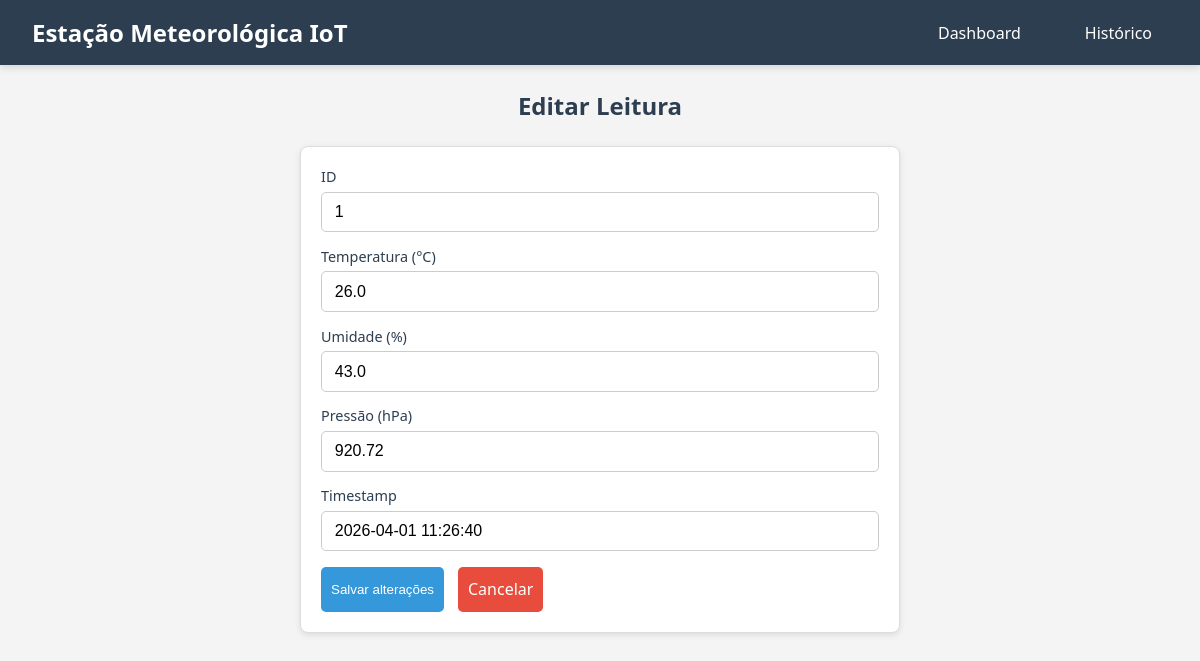
The app's page /editar/1, older data.
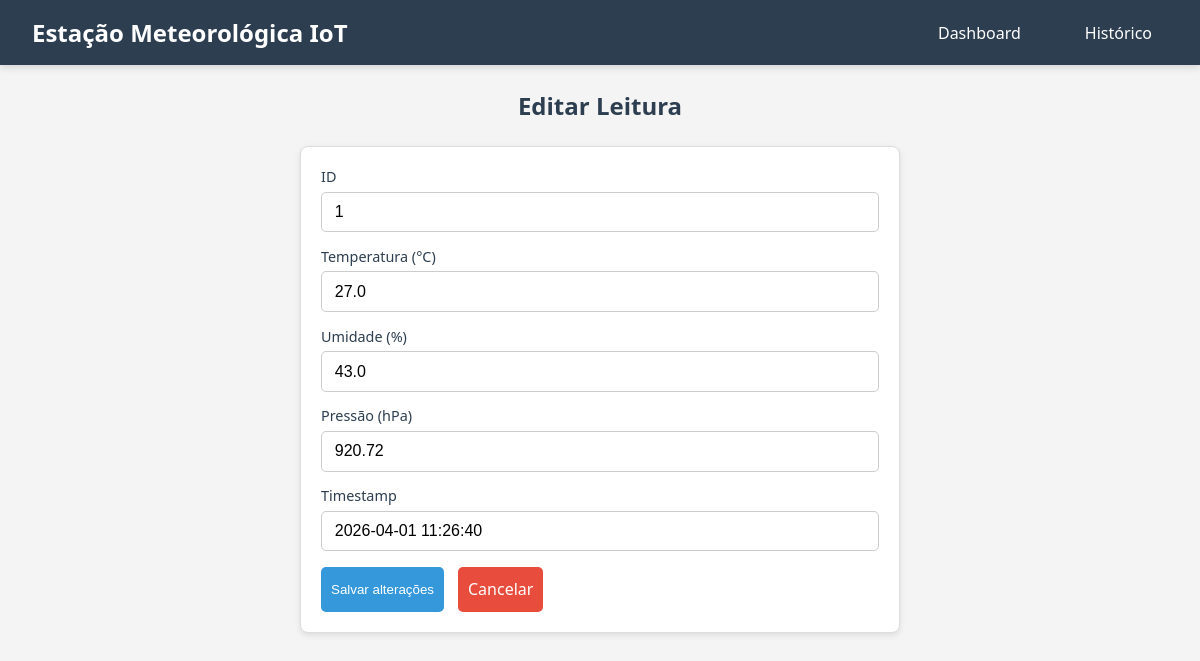
The same page, newer data.
### tables this page shows
CREATE TABLE leituras (
    id INTEGER PRIMARY KEY AUTOINCREMENT,
    temperatura REAL NOT NULL,
    umidade REAL NOT NULL,
    pressao REAL,
    localizacao TEXT DEFAULT 'Lab',
    timestamp DATETIME DEFAULT (datetime('now','localtime'))
);

### app.py (the view, shortened to what this page needs)
@app.route('/editar/<int:id>', methods=['GET', 'POST'])
def editar(id):
    leitura = buscar_leitura(id)
    if not leitura:
        return 'Leitura não encontrada', 404
    return render_template('editar.html', leitura=leitura)

### app.py (called while the page is built)
@app.after_request
def add_cors_headers(response):
    response.headers["Access-Control-Allow-Origin"] = "*"
    response.headers["Access-Control-Allow-Methods"] = "GET, POST, PUT, DELETE, OPTIONS"
    response.headers["Access-Control-Allow-Headers"] = "Content-Type, Authorization"
    return response

### database.py (called while the page is built)
def get_db_connection():
    conn = sqlite3.connect('dados.db', timeout=10)
    conn.execute('PRAGMA journal_mode=WAL;')
    conn.execute('PRAGMA busy_timeout=5000;')
    conn.row_factory = sqlite3.Row
    return conn

def buscar_leitura(id):
    conn = get_db_connection()
    leitura = conn.execute('SELECT * FROM leituras WHERE id = ?', (id,)).fetchone()
    conn.close()
    return leitura

### templates/editar.html (shortened to what this page needs)
<!DOCTYPE html>
<html lang="pt-br">
<head>
    <link rel="stylesheet" href="../static/css/style.css">
</head>
<body>
    <nav class="navbar">
        <div class="navbar-container">
            <div class="navbar-title">
                <h1>Estação Meteorológica IoT</h1>
            </div>
            <ul class="navbar-menu">
                <li><a href="/dashboard" class="nav-link">Dashboard</a></li>
                <li><a href="/historico" class="nav-link">Histórico</a></li>
            </ul>
        </div>
    </nav>
    <div class="latest">
        <h2>Editar Leitura</h2>
        <form method="POST" action="" class="editar-form">
            <div class="form-row">
                <label for="id">ID</label>
                <input type="text" id="id" value="{{ leitura.id }}" readonly>
            </div>
            <div class="form-row">
                <label for="temperatura">Temperatura (°C)</label>
                <input type="number" step="0.01" name="temperatura" id="temperatura" required value="{{ leitura.temperatura }}">
            </div>
            <div class="form-row">
                <label for="umidade">Umidade (%)</label>
                <input type="number" step="0.01" name="umidade" id="umidade" required value="{{ leitura.umidade }}">
            </div>
            <div class="form-row">
                <label for="pressao">Pressão (hPa)</label>
                <input type="number" step="0.01" name="pressao" id="pressao" required value="{{ leitura.pressao }}">
            </div>
            <div class="form-row">
                <label for="timestamp">Timestamp</label>
                <input type="text" id="timestamp" value="{{ leitura.timestamp }}" readonly>
            </div>
            <div class="form-actions">
                <button type="submit" class="historic-action-btn historic-action-btn-editar">Salvar alterações</button>
                <a href="/historico" class="historic-action-btn historic-action-btn-excluir" style="display:inline-block;text-decoration:none;line-height:1.8;">Cancelar</a>
            </div>
        </form>
    </div>
</body>
</html>

### static/css/style.css (style rules this page uses)
* { margin: 0; padding: 0; box-sizing: border-box; }
body { font-family: 'Segoe UI', Tahoma, Geneva, Verdana, sans-serif; background-color: #f4f4f4; }
.navbar { background-color: #2c3e50; padding: 0; box-shadow: 0 2px 8px rgba(0, 0, 0, 0.15); position: sticky; top: 0; z-index: 100; }
.navbar-container { display: flex; justify-content: space-between; align-items: center; padding: 1rem 2rem; max-width: 1400px; margin: 0 auto; }
.navbar-title h1 { color: white; font-size: 1.5rem; margin: 0; }
.navbar-menu { display: flex; list-style: none; gap: 2rem; }
.nav-link { color: white; text-decoration: none; padding: 0.5rem 1rem; transition: all 0.3s ease; font-weight: 500; }
h1 { color: #333; }
.latest { display: flex; flex-direction: column; align-items: center; max-width: 1400px; margin: 0 auto; }
.latest h2 { color: #2c3e50; margin-bottom: 1.5rem; margin-top: 1.5rem; }
.editar-form { width: 100%; max-width: 600px; background-color: white; border: 1px solid #ddd; border-radius: 8px; padding: 1.25rem; box-shadow: 0 2px 6px rgba(0,0,0,0.1); margin-bottom: 2rem; }
.form-row { margin-bottom: 0.9rem; display: flex; flex-direction: column; }
.form-row label { font-size: 0.9rem; color: #2c3e50; margin-bottom: 0.35rem; }
.form-row input { padding: 0.65rem 0.8rem; border: 1px solid #ccc; border-radius: 5px; font-size: 1rem; }
.form-actions { margin-top: 1rem; display: flex; gap: 0.5rem; }
.historic-buttons button, .historic-action-btn { cursor: pointer; border: none; text-decoration: none; padding: 8px 10px; border-radius: 5px; color: white; font-weight: 500; margin-right: 6px; transition: all 0.2s ease; }
.historic-action-btn-editar { background-color: #3498db; }
.historic-action-btn-excluir { background-color: #e74c3c; }

Row changes from the older to the newer data that the page shows:
changed leituras id 1: temperatura "26.0" → "27.0"
